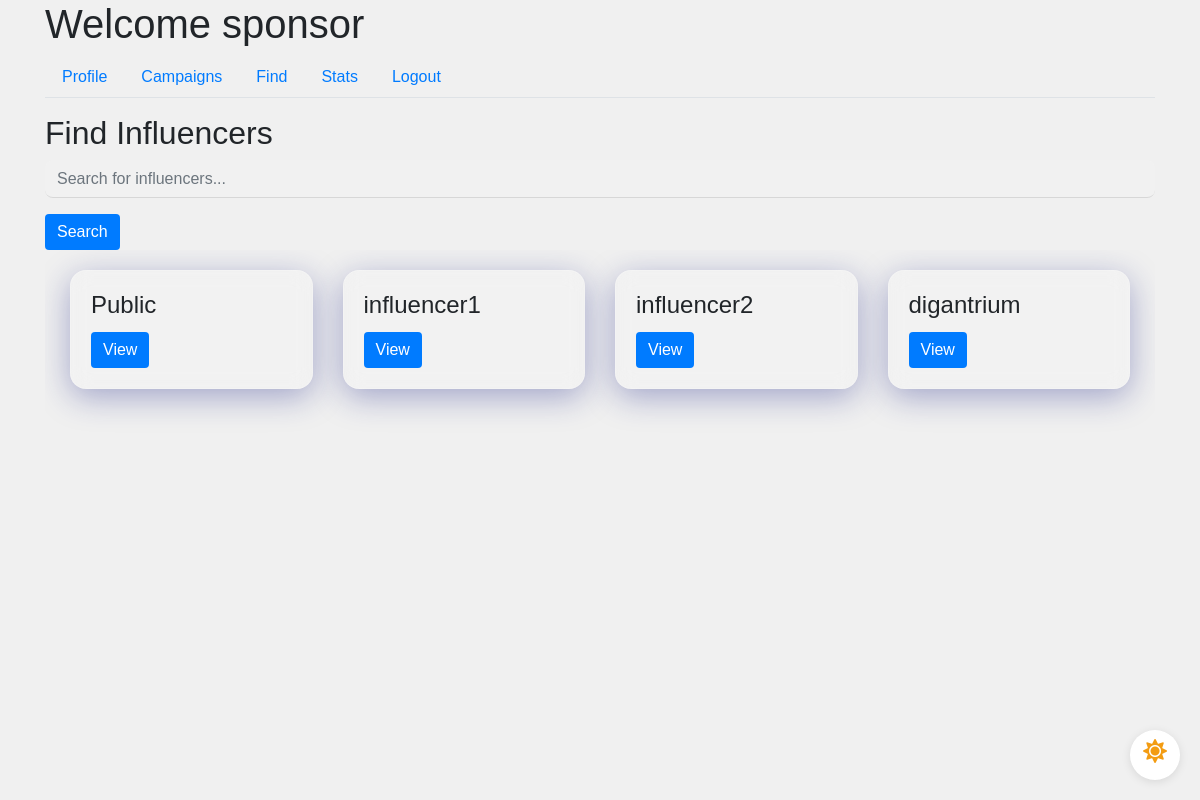
/sponsor/find (signed in), run on an earlier commit of the app's database.
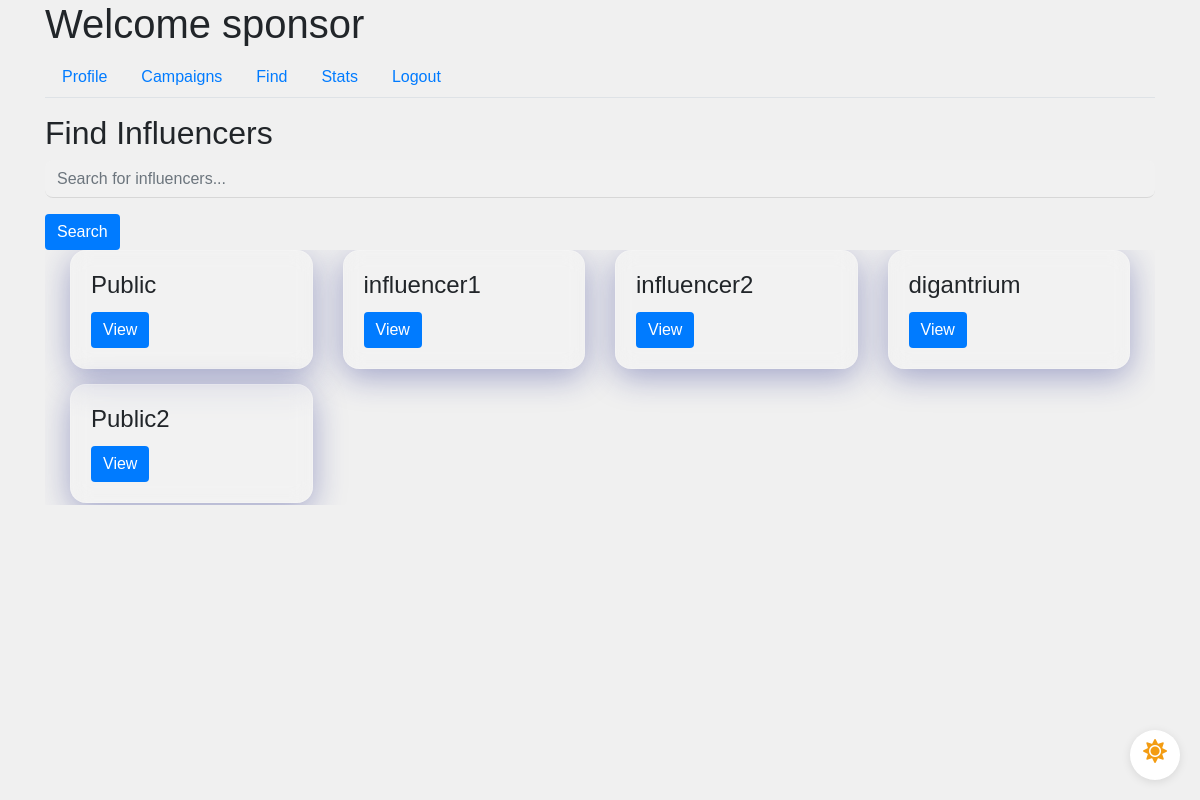
And on a later commit of the database.
### app/models.py (models this page shows, shortened)
class User(UserMixin, db.Model):
    id = db.Column(db.Integer, primary_key=True)
    username = db.Column(db.String(64), unique=True, nullable=False)
    email = db.Column(db.String(120), unique=True, nullable=False)
    password_hash = db.Column(db.String(128), nullable=False)
    role = db.Column(db.String(20), nullable=False)
    industry = db.Column(db.String(120))  # For Sponsors
    platforms = db.Column(db.Text)  # For Influencers
    category = db.Column(db.String(120))  # For Influencers
    niche = db.Column(db.String(120))  # For Influencers
    profile_pic = db.Column(db.String(20), nullable=False, default='download.png')
    flag = db.Column(db.Boolean, default=False, nullable=False)  # Add flag column

### app/routes.py (the view)
@main.route('/sponsor/find')
@login_required
def sponsor_find():
    if current_user.role == 'sponsor':
        search_query = request.args.get('search', '')
        if search_query:
            active_influencer = User.query.filter(User.role == 'influencer', or_(User.username.ilike(f"%{search_query}%"), User.platforms.ilike(f"%{search_query}%"), User.category.ilike(f"%{search_query}%"), User.niche.ilike(f"%{search_query}%"))).all()
        else:
            active_influencer = User.query.filter_by(role='influencer').all()
        return render_template('sponsor_find.html', sponsor=current_user, active_influencer=active_influencer)
    return redirect(url_for('main.dashboard'))

### app/models.py (called while the page is built)
@login_manager.user_loader
def load_user(user_id):
    return User.query.get(int(user_id))

### app/templates/sponsor_find.html (shortened to what this page needs)
{% extends "sponsor_dashboard.html" %}
{% block tab_content %}
<h2>Find Influencers</h2>
<form method="GET" action="{{ url_for('main.sponsor_find') }}">
    <div class="form-group">
        <input type="text" name="search" class="form-control" placeholder="Search for influencers...">
    </div>
    <button type="submit" class="btn btn-primary">Search</button>
</form>
<div class="scrollable-container sponsor-find-padding">
    <div class="row-container">
        {% for influencer in active_influencer %}
        <div class="col-md-3">
            <div class="request-box card glassmorphism">
                <div class="card-body">
                    <h4 class="card-title">{{ influencer.username }}</h4>
                    <button class="btn btn-primary" data-toggle="modal" data-target="#influencerModal" data-id="{{ influencer.id }}">View</button>
                </div>
            </div>
        </div>
        {% endfor %}
    </div>
</div>
{% endblock %}

### app/templates/sponsor_dashboard.html (shortened to what this page needs)
{% extends "base.html" %}
{% block content %}
<div class="dark-mode-toggle">
    <label for="darkSwitch" class="toggle-label">
        <i class="fas fa-sun light-mode-icon"></i>
    </label>
</div>
<h1>Welcome {{ current_user.username }}</h1>
<ul class="nav nav-tabs">
    <li class="nav-item">
        <a class="nav-link" href="{{ url_for('main.sponsor_profile') }}">Profile</a>
    </li>
    <li class="nav-item">
        <a class="nav-link" href="{{ url_for('main.sponsor_campaigns') }}">Campaigns</a>
    </li>
    <li class="nav-item">
        <a class="nav-link" href="{{ url_for('main.sponsor_find') }}">Find</a>
    </li>
    <li class="nav-item">
        <a class="nav-link" href="{{ url_for('main.sponsor_stats') }}">Stats</a>
    </li>
    <li class="nav-item">
        <a class="nav-link" href="{{ url_for('main.logout') }}">Logout</a>
    </li>
</ul>
<div class="tab-content mt-3">
    {% block tab_content %}{% endblock %}
</div>
{% endblock %}

### app/templates/base.html (shortened to what this page needs)
<!DOCTYPE html>
<html lang="en">
<head>
    <link rel="stylesheet" href="https://maxcdn.bootstrapcdn.com/bootstrap/4.0.0/css/bootstrap.min.css">
    <link href="https://stackpath.bootstrapcdn.com/bootstrap/4.3.1/css/bootstrap.min.css" rel="stylesheet">
    <link rel="stylesheet" href="https://cdnjs.cloudflare.com/ajax/libs/font-awesome/5.15.4/css/all.min.css">
    <link rel="stylesheet" href="{{ url_for('static', filename='css/styles.css') }}">
</head>
<body>
    <div class="container">
        {% block content %}{% endblock %}
    </div>
</body>
</html>

### app/static/css/styles.css (style rules this page uses)
.scrollable-container { display: flex; flex-direction: column; overflow-y: auto; height: 255px; scroll-snap-type: y mandatory; }
.sponsor-find-padding { padding: 10px; }
.row-container { display: flex; flex-wrap: wrap; margin-top: 10px; }
.row-container > .col-md-3 { flex: 0 0 25%; box-sizing: border-box; scroll-snap-align: start; margin-bottom: 15px; }
body { font-family: 'Arial', sans-serif; background-color: #f0f0f0; margin: 0; padding: 0; transition: background-color 0.3s; }
.glassmorphism { background: rgba(255, 255, 255, 0.15); border-radius: 16px; backdrop-filter: blur(10px); -webkit-backdrop-filter: blur(10px); box-shadow: 0 8px 32px rgba(31, 38, 135, 0.37); border: 1px solid rgba(255, 255, 255, 0.18); transition: all 0.3s ease-in-out; }
.form-control { border: none; border-bottom: 1px solid rgba(0, 0, 0, 0.1); background-color: rgba(255, 255, 255, 0.1); border-radius: 8px; color: #333; transition: border-color 0.3s; }
.btn-primary { background-color: #007bff; border: none; }
.dark-mode-toggle { position: fixed; bottom: 20px; right: 20px; width: 50px; height: 50px; border-radius: 50%; background-color: #fff; box-shadow: 0 2px 10px rgba(0, 0, 0, 0.1); display: flex; align-items: center; justify-content: center; cursor: pointer; z-index: 1000; }
.toggle-label { display: flex; align-items: center; justify-content: center; width: 100%; height: 100%; cursor: pointer; position: relative; }
.light-mode-icon, .dark-mode-icon { position: absolute; font-size: 24px; }
.light-mode-icon { color: #f39c12; opacity: 1; transition: opacity 0.3s; }

What changed in the data, as far as the page shows it:
added User: username "Public2"
